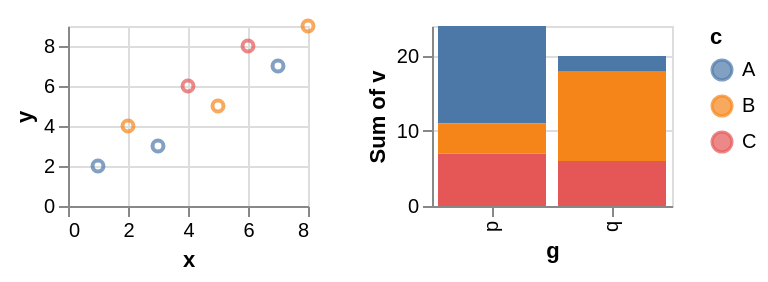

The specification (Vega-Lite) saved for this image:
### Vega-Lite specification from a JSON file in a GitHub repository (floating-point values rounded to 4 significant figures)
{"$schema": "https://vega.github.io/schema/vega-lite/v6.json", "padding": 5, "autosize": "pad", "data": {"name": "table", "values": [{"c": "A", "g": "p", "x": 1, "y": 2, "v": 5, "t": "2024-01-15", "o": {"v": 3}, "IMDB Rating": 6.1, "d": "x1"}, {"c": "B", "g": "q", "x": 2, "y": 4, "v": 9, "t": "2024-02-20", "o": {"v": 7}, "IMDB Rating": 7.4, "d": "x2"}, {"c": "A", "g": "q", "x": 3, "y": 3, "v": 2, "t": "2024-03-05", "o": {"v": 1}, "IMDB Rating": 5.2, "d": "x1"}, {"c": "C", "g": "p", "x": 4, "y": 6, "v": 7, "t": "2024-05-30", "o": {"v": 4}, "IMDB Rating": 8.8, "d": "x3"}, {"c": "B", "g": "p", "x": 5, "y": 5, "v": 4, "t": "2024-07-11", "o": {"v": 9}, "IMDB Rating": 6.9, "d": "x2"}, {"c": "C", "g": "q", "x": 6, "y": 8, "v": 6, "t": "2024-09-02", "o": {"v": 2}, "IMDB Rating": 7.7, "d": "x3"}, {"c": "A", "g": "p", "x": 7, "y": 7, "v": 8, "t": "2024-11-25", "o": {"v": 5}, "IMDB Rating": 4.4, "d": "x1"}, {"c": "B", "g": "q", "x": 8, "y": 9, "v": 3, "t": "2024-12-31", "o": {"v": 8}, "IMDB Rating": 9.1, "d": "x2"}]}, "hconcat": [{"mark": "point", "width": 120, "height": 90, "encoding": {"x": {"field": "x", "type": "quantitative"}, "y": {"field": "y", "type": "quantitative"}, "color": {"field": "c", "type": "nominal"}}}, {"mark": "bar", "width": 120, "height": 90, "encoding": {"x": {"field": "g", "type": "nominal"}, "y": {"field": "v", "type": "quantitative", "aggregate": "sum"}, "color": {"field": "c", "type": "nominal"}}}]}
